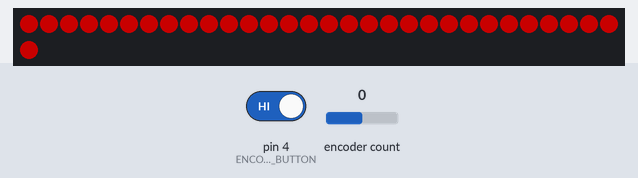
Recording of a sketch running on a simulated Arduino Uno, built with avr-gcc and run on an emulated ATmega328P. Shown: 31 RGB LEDs in strip order, left to right, continuing on the next row. The test bench sets the inputs (shaded band); at power-on: encoder count 0, pin 4 (ENCODER_BUTTON) HIGH. Dim RGB values are drawn brighter than linear; USB keyboard and mouse output is not drawn.

Above: at 1.2 s.
1.3 s: encoder count set to 1
At 1.54 s:
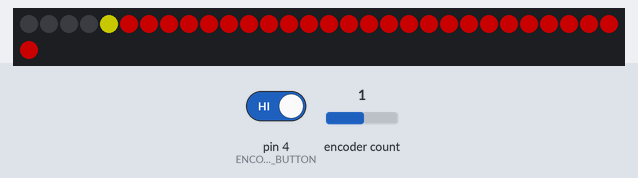
2.9 s: pin 4 (ENCODER_BUTTON) driven LOW
At 3.7 s:
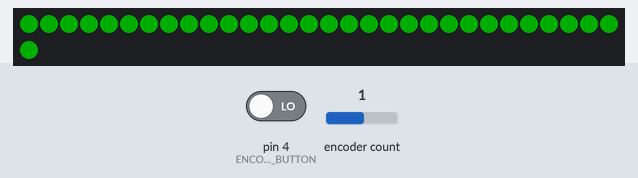
4.5 s: encoder count set to 0
At 4.76 s:
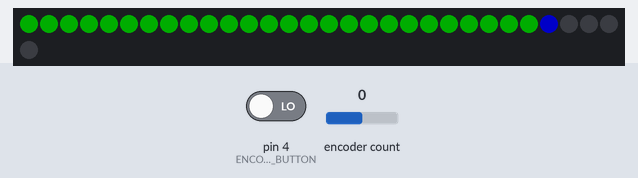
6.2 s: encoder count set to 4
At 6.46 s:
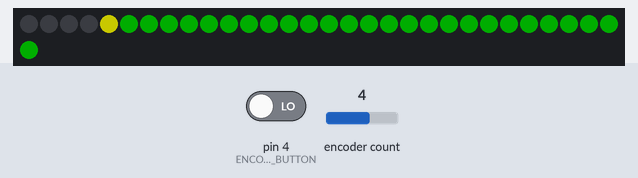

Measured:
- after the input at 1.3 s, the LEDs: first change at once (image 1 shows a later state)
- after the input at 2.9 s, the LEDs: first differ from a run without the input after 0.13 s (image 2)
- after the input at 4.5 s, the LEDs: first change after 0.05 s (image 3 shows a later state)
- after the input at 6.2 s, the LEDs: first change after 0.05 s (image 4 shows a later state)

The sketch:

videoknob.ino
```cpp
#include <Arduino.h>
#include <USBHIDKeyboard.h>
#include <Encoder.h>
#include <FastLED.h>

#define ENCODER_PIN_A 2   // Pin A of the rotary encoder
#define ENCODER_PIN_B 3   // Pin B of the rotary encoder
#define ENCODER_BUTTON 4  // Button pin of the rotary encoder

#define LED_DATA_PIN 12    // Data pin of the addressable LEDs
#define NUM_LEDS 31       // Number of LEDs in the strip

CRGB leds[NUM_LEDS];
CRGB previousColor = CRGB::Red;  // Initial color

Encoder myEncoder(ENCODER_PIN_A, ENCODER_PIN_B);
int lastEncoderValue = 0;
boolean buttonState = false;
boolean lastButtonState = false;
boolean encoderActive = false;

USBHIDKeyboard Keyboard;

void setup() {
  Serial.begin(9600);
  pinMode(ENCODER_BUTTON, INPUT_PULLUP);
  Keyboard.begin();
  FastLED.addLeds<WS2812B, LED_DATA_PIN, GRB>(leds, NUM_LEDS);
  FastLED.setBrightness(100);
  fill_solid(leds, NUM_LEDS, previousColor); // Initialize LEDs to previous color
  FastLED.show();
}

void loop() {
  int encoderValue = myEncoder.read();
  buttonState = digitalRead(ENCODER_BUTTON);

  static unsigned long lastButtonPressTime = 0;
  static bool encoderTurned = false;

  if (encoderValue != lastEncoderValue) {
    encoderTurned = true;
  }

  if (buttonState == LOW && lastButtonState == HIGH && (millis() - lastButtonPressTime) > 400) {
    if (encoderTurned) {
      Keyboard.write((char)0x20);
      delay(05);
      Keyboard.releaseAll();
      changeLEDColor(CRGB::Green);
      encoderTurned = false; // Reset encoder flag
    }
    lastButtonPressTime = millis();
  }

  if (encoderValue > lastEncoderValue) {
    Keyboard.press(KEY_RIGHT_ARROW);
    Keyboard.release(KEY_RIGHT_ARROW);
    chaseLEDs(CRGB::Yellow, true);
  } else if (encoderValue < lastEncoderValue) {
    Keyboard.press(KEY_LEFT_ARROW);
    Keyboard.release(KEY_LEFT_ARROW);
    chaseLEDs(CRGB::Blue, false);
  } else {
    encoderActive = false;
    changeLEDColor(previousColor);
  }

  lastEncoderValue = encoderValue;
  lastButtonState = buttonState;

  // Rest of the loop...
}


void changeLEDColor(CRGB color) {
  fill_solid(leds, NUM_LEDS, color);
  previousColor = color;
  FastLED.show();
  delay(100);
}

void chaseLEDs(CRGB color, bool direction) {
  if (direction) {
    for (int i = 0; i < NUM_LEDS; i++) {
      leds[i] = color;
      FastLED.show();
      delay(50);
      leds[i] = CRGB::Black;
    }
  } else {
    for (int i = NUM_LEDS - 1; i >= 0; i--) {
      leds[i] = color;
      FastLED.show();
      delay(50);
      leds[i] = CRGB::Black;
    }
  }
  if (!encoderActive) {
    changeLEDColor(previousColor); // Revert to previous color when not active
  }
}
```
